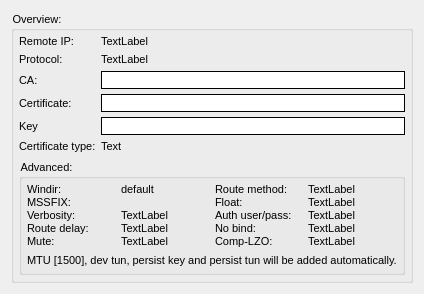
<?xml version="1.0" encoding="UTF-8"?>
<ui version="4.0">
 <class>CEndPage</class>
 <widget class="QWizardPage" name="CEndPage">
  <property name="geometry">
   <rect>
    <x>0</x>
    <y>0</y>
    <width>410</width>
    <height>286</height>
   </rect>
  </property>
  <property name="windowTitle">
   <string>WizardPage</string>
  </property>
  <property name="styleSheet">
   <string notr="true">font-size: 8pt;</string>
  </property>
  <property name="title">
   <string>Conclusion</string>
  </property>
  <property name="subTitle">
   <string>Please check your defined settings.</string>
  </property>
  <layout class="QGridLayout" name="gridLayout_5">
   <item row="0" column="0">
    <widget class="QGroupBox" name="gbEndPage">
     <property name="maximumSize">
      <size>
       <width>16777215</width>
       <height>16777215</height>
      </size>
     </property>
     <property name="title">
      <string>Overview:</string>
     </property>
     <layout class="QGridLayout" name="gridLayout_3">
      <property name="leftMargin">
       <number>5</number>
      </property>
      <property name="topMargin">
       <number>5</number>
      </property>
      <property name="rightMargin">
       <number>5</number>
      </property>
      <property name="bottomMargin">
       <number>5</number>
      </property>
      <item row="1" column="0">
       <widget class="QGroupBox" name="groupBox">
        <property name="title">
         <string>Advanced:</string>
        </property>
        <layout class="QGridLayout" name="gridLayout_4">
         <property name="leftMargin">
          <number>5</number>
         </property>
         <property name="topMargin">
          <number>5</number>
         </property>
         <property name="rightMargin">
          <number>5</number>
         </property>
         <property name="bottomMargin">
          <number>5</number>
         </property>
         <item row="0" column="0">
          <layout class="QGridLayout" name="gridLayout_2">
           <property name="horizontalSpacing">
            <number>5</number>
           </property>
           <property name="verticalSpacing">
            <number>0</number>
           </property>
           <item row="0" column="0">
            <widget class="QLabel" name="label_12">
             <property name="maximumSize">
              <size>
               <width>16777215</width>
               <height>16777215</height>
              </size>
             </property>
             <property name="text">
              <string>Windir:</string>
             </property>
            </widget>
           </item>
           <item row="0" column="1">
            <widget class="QLabel" name="lblWindir">
             <property name="minimumSize">
              <size>
               <width>0</width>
               <height>0</height>
              </size>
             </property>
             <property name="maximumSize">
              <size>
               <width>16777215</width>
               <height>16777215</height>
              </size>
             </property>
             <property name="styleSheet">
              <string notr="true"/>
             </property>
             <property name="text">
              <string>default</string>
             </property>
            </widget>
           </item>
           <item row="1" column="0">
            <widget class="QLabel" name="label_8">
             <property name="maximumSize">
              <size>
               <width>16777215</width>
               <height>16777215</height>
              </size>
             </property>
             <property name="text">
              <string>MSSFIX:</string>
             </property>
            </widget>
           </item>
           <item row="1" column="1">
            <widget class="QLabel" name="lblMssfix">
             <property name="minimumSize">
              <size>
               <width>60</width>
               <height>0</height>
              </size>
             </property>
             <property name="maximumSize">
              <size>
               <width>16777215</width>
               <height>16777215</height>
              </size>
             </property>
             <property name="styleSheet">
              <string notr="true"/>
             </property>
             <property name="text">
              <string/>
             </property>
            </widget>
           </item>
           <item row="2" column="0">
            <widget class="QLabel" name="label_17">
             <property name="maximumSize">
              <size>
               <width>16777215</width>
               <height>16777215</height>
              </size>
             </property>
             <property name="text">
              <string>Verbosity:</string>
             </property>
            </widget>
           </item>
           <item row="2" column="1">
            <widget class="QLabel" name="lblVerbose">
             <property name="minimumSize">
              <size>
               <width>60</width>
               <height>0</height>
              </size>
             </property>
             <property name="maximumSize">
              <size>
               <width>16777215</width>
               <height>16777215</height>
              </size>
             </property>
             <property name="styleSheet">
              <string notr="true"/>
             </property>
             <property name="text">
              <string>TextLabel</string>
             </property>
            </widget>
           </item>
           <item row="3" column="0">
            <widget class="QLabel" name="label_22">
             <property name="maximumSize">
              <size>
               <width>16777215</width>
               <height>16777215</height>
              </size>
             </property>
             <property name="text">
              <string>Route delay:</string>
             </property>
            </widget>
           </item>
           <item row="3" column="1">
            <widget class="QLabel" name="lblRouteDelay">
             <property name="minimumSize">
              <size>
               <width>0</width>
               <height>0</height>
              </size>
             </property>
             <property name="maximumSize">
              <size>
               <width>16777215</width>
               <height>16777215</height>
              </size>
             </property>
             <property name="styleSheet">
              <string notr="true"/>
             </property>
             <property name="text">
              <string>TextLabel</string>
             </property>
            </widget>
           </item>
           <item row="4" column="0">
            <widget class="QLabel" name="label_18">
             <property name="maximumSize">
              <size>
               <width>16777215</width>
               <height>16777215</height>
              </size>
             </property>
             <property name="text">
              <string>Mute:</string>
             </property>
            </widget>
           </item>
           <item row="4" column="1">
            <widget class="QLabel" name="lblMute">
             <property name="minimumSize">
              <size>
               <width>0</width>
               <height>0</height>
              </size>
             </property>
             <property name="maximumSize">
              <size>
               <width>16777215</width>
               <height>16777215</height>
              </size>
             </property>
             <property name="styleSheet">
              <string notr="true"/>
             </property>
             <property name="text">
              <string>TextLabel</string>
             </property>
            </widget>
           </item>
           <item row="0" column="2">
            <widget class="QLabel" name="label_9">
             <property name="maximumSize">
              <size>
               <width>16777215</width>
               <height>16777215</height>
              </size>
             </property>
             <property name="text">
              <string>Route method:</string>
             </property>
            </widget>
           </item>
           <item row="0" column="3">
            <widget class="QLabel" name="lblRouteMethod">
             <property name="maximumSize">
              <size>
               <width>16777215</width>
               <height>16777215</height>
              </size>
             </property>
             <property name="styleSheet">
              <string notr="true"/>
             </property>
             <property name="text">
              <string>TextLabel</string>
             </property>
            </widget>
           </item>
           <item row="1" column="2">
            <widget class="QLabel" name="label_10">
             <property name="maximumSize">
              <size>
               <width>16777215</width>
               <height>16777215</height>
              </size>
             </property>
             <property name="text">
              <string>Float:</string>
             </property>
            </widget>
           </item>
           <item row="1" column="3">
            <widget class="QLabel" name="lblFloat">
             <property name="maximumSize">
              <size>
               <width>16777215</width>
               <height>16777215</height>
              </size>
             </property>
             <property name="styleSheet">
              <string notr="true"/>
             </property>
             <property name="text">
              <string>TextLabel</string>
             </property>
            </widget>
           </item>
           <item row="2" column="2">
            <widget class="QLabel" name="label_20">
             <property name="maximumSize">
              <size>
               <width>16777215</width>
               <height>16777215</height>
              </size>
             </property>
             <property name="text">
              <string>Auth user/pass:</string>
             </property>
            </widget>
           </item>
           <item row="2" column="3">
            <widget class="QLabel" name="lblUserPass">
             <property name="maximumSize">
              <size>
               <width>16777215</width>
               <height>16777215</height>
              </size>
             </property>
             <property name="styleSheet">
              <string notr="true"/>
             </property>
             <property name="text">
              <string>TextLabel</string>
             </property>
            </widget>
           </item>
           <item row="3" column="2">
            <widget class="QLabel" name="label_11">
             <property name="maximumSize">
              <size>
               <width>16777215</width>
               <height>16777215</height>
              </size>
             </property>
             <property name="text">
              <string>No bind:</string>
             </property>
            </widget>
           </item>
           <item row="3" column="3">
            <widget class="QLabel" name="lblNobind">
             <property name="maximumSize">
              <size>
               <width>16777215</width>
               <height>16777215</height>
              </size>
             </property>
             <property name="styleSheet">
              <string notr="true"/>
             </property>
             <property name="text">
              <string>TextLabel</string>
             </property>
            </widget>
           </item>
           <item row="4" column="2">
            <widget class="QLabel" name="label_16">
             <property name="maximumSize">
              <size>
               <width>16777215</width>
               <height>16777215</height>
              </size>
             </property>
             <property name="text">
              <string>Comp-LZO:</string>
             </property>
            </widget>
           </item>
           <item row="4" column="3">
            <widget class="QLabel" name="lblCompLzo">
             <property name="maximumSize">
              <size>
               <width>16777215</width>
               <height>16777215</height>
              </size>
             </property>
             <property name="styleSheet">
              <string notr="true"/>
             </property>
             <property name="text">
              <string>TextLabel</string>
             </property>
            </widget>
           </item>
          </layout>
         </item>
         <item row="1" column="0">
          <widget class="QLabel" name="lblInfo">
           <property name="maximumSize">
            <size>
             <width>16777215</width>
             <height>16777215</height>
            </size>
           </property>
           <property name="text">
            <string>MTU [1500], dev tun, persist key and persist tun will be added automatically.</string>
           </property>
          </widget>
         </item>
        </layout>
       </widget>
      </item>
      <item row="0" column="0">
       <layout class="QGridLayout" name="gridLayout">
        <property name="spacing">
         <number>5</number>
        </property>
        <item row="0" column="0">
         <widget class="QLabel" name="label">
          <property name="text">
           <string>Remote IP:</string>
          </property>
         </widget>
        </item>
        <item row="1" column="0">
         <widget class="QLabel" name="label_3">
          <property name="text">
           <string>Protocol:</string>
          </property>
         </widget>
        </item>
        <item row="1" column="2">
         <widget class="QLabel" name="lblRemoteProtocol">
          <property name="maximumSize">
           <size>
            <width>16777215</width>
            <height>16777215</height>
           </size>
          </property>
          <property name="styleSheet">
           <string notr="true"/>
          </property>
          <property name="text">
           <string>TextLabel</string>
          </property>
         </widget>
        </item>
        <item row="2" column="0">
         <widget class="QLabel" name="label_4">
          <property name="text">
           <string>CA:</string>
          </property>
         </widget>
        </item>
        <item row="2" column="2">
         <widget class="QLineEdit" name="txtPathToCA">
          <property name="enabled">
           <bool>false</bool>
          </property>
          <property name="contextMenuPolicy">
           <enum>Qt::NoContextMenu</enum>
          </property>
          <property name="styleSheet">
           <string notr="true">:enabled {border: 1px solid black;}
:disabled {border: 1px solid black; }
</string>
          </property>
          <property name="readOnly">
           <bool>true</bool>
          </property>
         </widget>
        </item>
        <item row="3" column="0">
         <widget class="QLabel" name="label_5">
          <property name="text">
           <string>Certificate:</string>
          </property>
         </widget>
        </item>
        <item row="3" column="2">
         <widget class="QLineEdit" name="txtPathToCert">
          <property name="enabled">
           <bool>false</bool>
          </property>
          <property name="contextMenuPolicy">
           <enum>Qt::NoContextMenu</enum>
          </property>
          <property name="styleSheet">
           <string notr="true">:enabled {border: 1px solid black;}
:disabled {border: 1px solid black; }
</string>
          </property>
          <property name="readOnly">
           <bool>true</bool>
          </property>
         </widget>
        </item>
        <item row="4" column="0">
         <widget class="QLabel" name="label_6">
          <property name="text">
           <string>Key</string>
          </property>
         </widget>
        </item>
        <item row="4" column="2">
         <widget class="QLineEdit" name="txtPathToKey">
          <property name="enabled">
           <bool>false</bool>
          </property>
          <property name="contextMenuPolicy">
           <enum>Qt::NoContextMenu</enum>
          </property>
          <property name="styleSheet">
           <string notr="true">:enabled {border: 1px solid black;}
:disabled {border: 1px solid black; }
</string>
          </property>
          <property name="readOnly">
           <bool>true</bool>
          </property>
         </widget>
        </item>
        <item row="5" column="0">
         <widget class="QLabel" name="label_7">
          <property name="text">
           <string>Certificate type:</string>
          </property>
         </widget>
        </item>
        <item row="5" column="2">
         <widget class="QLabel" name="lblCerttype">
          <property name="maximumSize">
           <size>
            <width>16777215</width>
            <height>16777215</height>
           </size>
          </property>
          <property name="styleSheet">
           <string notr="true"/>
          </property>
          <property name="text">
           <string>Text</string>
          </property>
         </widget>
        </item>
        <item row="0" column="2">
         <widget class="QLabel" name="lblRemoteIP">
          <property name="minimumSize">
           <size>
            <width>130</width>
            <height>0</height>
           </size>
          </property>
          <property name="maximumSize">
           <size>
            <width>16777215</width>
            <height>16777215</height>
           </size>
          </property>
          <property name="styleSheet">
           <string notr="true"/>
          </property>
          <property name="text">
           <string>TextLabel</string>
          </property>
         </widget>
        </item>
       </layout>
      </item>
     </layout>
    </widget>
   </item>
   <item row="1" column="0">
    <spacer name="verticalSpacer">
     <property name="orientation">
      <enum>Qt::Vertical</enum>
     </property>
     <property name="sizeHint" stdset="0">
      <size>
       <width>20</width>
       <height>40</height>
      </size>
     </property>
    </spacer>
   </item>
  </layout>
 </widget>
 <resources/>
 <connections/>
</ui>
